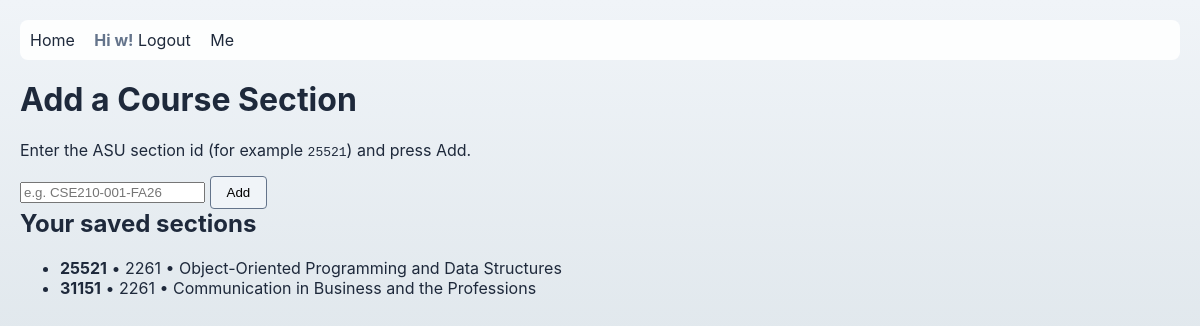
Page /me (signed in) on the committed database.
### models.py (models this page shows, shortened)
class User(db.Model, UserMixin):
    __tablename__ = "users"
    id = db.Column(db.Integer, primary_key=True, autoincrement=True)
    first_name = db.Column(db.String(25), nullable=False)
    last_name = db.Column(db.String(50), nullable=False)
    password_hash = db.Column(db.String(255), nullable=False)
    saved_sections = db.relationship(
        "UserCourse", back_populates="user", cascade="all, delete-orphan"
    )

class CourseSection(db.Model):
    __tablename__ = "course_sections"
    id = db.Column(db.Integer, primary_key=True, autoincrement=True)
    course_id = db.Column(db.Integer, db.ForeignKey("courses.id", ondelete="CASCADE"), nullable=False)
    asu_section_id = db.Column(db.Integer, nullable=False, unique=True)
    term = db.Column(db.String(20), nullable=False)
    location = db.Column(db.String(25), nullable=False)
    days_of_week = db.Column(db.String(10), nullable=True)
    start_time = db.Column(db.Time, nullable=True)
    end_time = db.Column(db.Time, nullable=True)
    start_date = db.Column(db.Date, nullable=False)
    end_date = db.Column(db.Date, nullable=False)
    course = db.relationship("Course", back_populates="sections")
    enrolled_users = db.relationship("UserCourse", back_populates="section", cascade="all, delete-orphan")

class Course(db.Model):
    __tablename__ = "courses"
    id = db.Column(db.Integer, primary_key=True, autoincrement=True)
    asu_course_id = db.Column(db.String(7), nullable=False)
    title = db.Column(db.String(100), nullable=False)
    sections = db.relationship("CourseSection", back_populates="course", cascade="all, delete-orphan")

### app.py (the view, shortened to what this page needs)
@app.route('/me', methods=['GET', 'POST'])
@login_required
def me():
    user_sections = (
        models.UserCourse.query
        .filter_by(user_id=current_user.id)
        .join(models.CourseSection)
        .all()
    )
    sections = [uc.section for uc in user_sections]
    return render_template(
        "me.html",
        sections=sections
    )

### app.py (called while the page is built)
@login_manager.user_loader
def load_user(user_id):
    return models.User.query.get(int(user_id))

### templates/me.html (shortened to what this page needs)
{% extends "base.html" %}
{% block content %}
<h1>Add a Course Section</h1>
<p>Enter the ASU section id (for example <code>25521</code>) and press Add.</p>
<form method="post" action="{{ url_for('me') }}">
<input id="asu_section_id" name="asu_section_id" type="text" placeholder="e.g. CSE210-001-FA26" required />
<button type="submit">Add</button>
</form>
<section>
<h2>Your saved sections</h2>
{% if sections %}
    <ul>
    {% for s in sections %}
        <li>
        <strong>{{ s.asu_section_id if s.asu_section_id is defined else s.get('asu_section_id') }}</strong>
        <span class="meta">
            {% if s.term is defined and s.term %} • {{ s.term }}{% endif %}
            {% if s.course is defined and s.course.title %} • {{ s.course.title }}{% endif %}
        </span>
        </li>
    {% endfor %}
    </ul>
{% else %}
    <p class="empty">You haven't added any sections yet.</p>
{% endif %}
</section>
{% endblock %}

### templates/base.html (shortened to what this page needs)
<!DOCTYPE html>
<html lang="en">
<head>
    <link rel="stylesheet" href="{{ url_for('static', filename='css/shared.css') }}">
</head>
<body>
<header>
    <nav>
        <a href="{{ url_for('index') }}">Home</a>
        {% if current_user.is_authenticated %}
            <span class="account-label">Hi {{ current_user.first_name }}!</span>
            <a href="{{ url_for('logout') }}">Logout</a>
            <a href="{{ url_for('me') }}">Me</a>
        {% else %}
            <a href="{{ url_for('login') }}">Login</a>
            <a href="{{ url_for('register') }}">Register</a>
        {% endif %}
    </nav>
</header>
<main>
    {% block content %}{% endblock %}
</main>
</body>
</html>

### static/css/shared.css (style rules this page uses)
:root { --bg: #f0f4f8; --muted: #64748b; --text-color: #1e293b; }
body { font-family: Inter, ui-sans-serif, system-ui, -apple-system, "Segoe UI", Roboto, "Helvetica Neue", Arial; background: linear-gradient(180deg, var(--bg) 0%, #e1e8ed 100%); color: var(--text-color); margin: 0; padding: 20px; }
header { background: rgba(255,255,255,0.9); padding: 10px; border-radius: 8px; margin-bottom: 20px; }
nav a { margin-right: 15px; text-decoration: none; color: var(--text-color); }
.account-label { font-weight: bold; color: var(--muted); }
button, input[type="submit"] { padding: 8px 16px; background: var(--bg); border: 1px solid var(--muted); border-radius: 4px; cursor: pointer; }
h1, h2 { margin-top: 0; }

### rows in the picture
User: first_name "w"
CourseSection: asu_section "25521", term "2261", course "Object-Oriented Programming and Data Structures"
CourseSection: asu_section "31151", term "2261", course "Communication in Business and the Professions"
